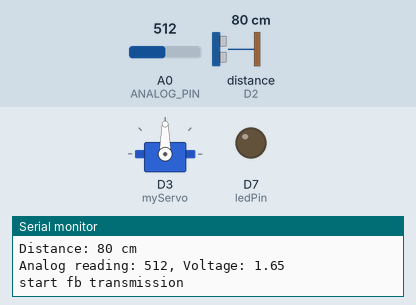
A sketch run on a simulated ESP8266 (NodeMCU). Parts: servo, output pins drawn as LEDs (lit = HIGH), the last lines printed to the serial monitor. The inputs (shaded band) are chosen by the test bench; at power-on: distance to the obstacle (sensor on D2) 80 cm, A0 (ANALOG_PIN) = 512. The echo pulse lasts 58.3 µs per cm; WiFi joins after 1.5 s; servers stay silent unless stated; pins used as bus, display or sensor lines are not drawn.

Above: at 7.1 s.
7.2 s: distance to the obstacle (sensor on D2) set to 54 cm
14.2 s: distance to the obstacle (sensor on D2) set to 46 cm
At 18.6 s:
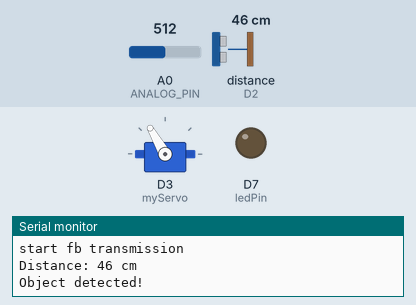
21.2 s: distance to the obstacle (sensor on D2) set to 60 cm
At 23.3 s:
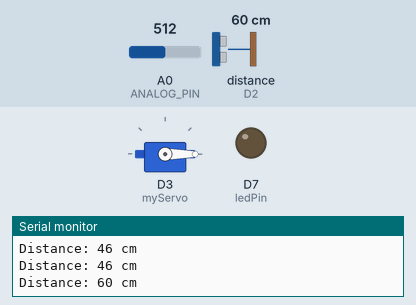
28.2 s: distance to the obstacle (sensor on D2) set to 2 cm
At 30.1 s:
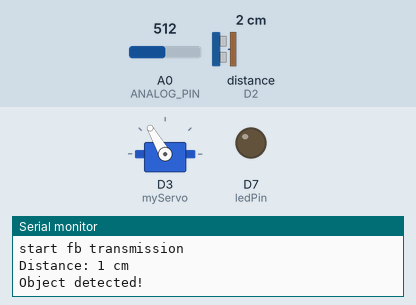
35.2 s: distance to the obstacle (sensor on D2) set to 120 cm
At 36.3 s:
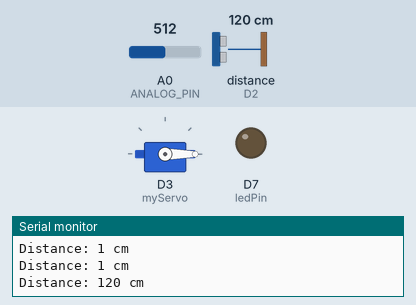
Timing chart, 0 to 38.2 s (numbered marks = the images above; inputs shaded):
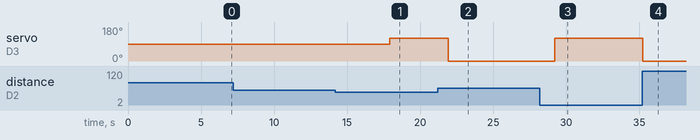

The sketch:

Smart_Dust_Bin.ino
```cpp
#include<Wire.h>
#include "FirebaseESP8266.h"
#include<ESP8266WiFi.h>


#include <Servo.h>
#define ANALOG_PIN A0

Servo myServo;
#define TRIGGER 5
#define ECHO    4


const int ledPin = 13;
char FIREBASE_AUTH [] = "stMTHDFUc6ujIpcYo1QEclfdB2Bgv4blDWWgWhM5"; // Your Firebase Web API Key
char FIREBASE_HOST [] = "smartduskbin-default-rtdb.firebaseio.com"; // Your Firebase Host URL
char WIFI_SSID [] = "Redmi 9A";     // Your WIFI SSID
char WIFI_PASSWORD [] = "im2020088"; // Your WIFI Password

FirebaseData firebaseData;


void setup() {
  Serial.begin(9600);
  myServo.attach(D3);
  pinMode(TRIGGER, OUTPUT);
  pinMode(ECHO, INPUT);

  Serial1.begin(115200);
  pinMode(ledPin,OUTPUT);
  WiFi.begin(WIFI_SSID, WIFI_PASSWORD);
  Firebase.begin(FIREBASE_HOST, FIREBASE_AUTH);

}

void loop() {
  Read();
  if (checkDist() < 50) {
    Serial.println("Object detected!");
    myServo.write(120);  // Move the servo to 90 degrees
    delay(1000);        // Allow time for the object to move away
    while(checkDist() < 50) {
      // Object still detected, wait longer or take appropriate action
      delay(1000);
    }
    myServo.write(0);   // Move the servo back to the start position (0 degrees)
    delay(1000);
  }
  delay(1000);
}

long checkDist() {
  long duration, distance;

  digitalWrite(TRIGGER, LOW);
  delayMicroseconds(2);
  digitalWrite(TRIGGER, HIGH);
  delayMicroseconds(10);
  digitalWrite(TRIGGER, LOW);

  duration = pulseIn(ECHO, HIGH);
  distance = (duration / 2) / 29.1;

  Serial.print("Distance: ");
  Serial.print(distance);
  Serial.println(" cm");
  return distance;
}

void Read(){
  int sensorValue = analogRead(ANALOG_PIN);
  float voltage = sensorValue * (3.3 / 1023.0); // Convert ADC reading to voltage (assuming 3.3V VCC)

  Serial.print("Analog reading: ");
  Serial.print(sensorValue);
  Serial.print(", Voltage: ");
  Serial.println(voltage);

  if (voltage > 1) {
  Serial.println("start fb transmission");
  Firebase.setString(firebaseData, "/data", "Dust Bin B001 have filled"); //This will create a path as 'data' and save the value on Firebase
  delay(5000);
  while(voltage<1){
    delay(1000);
    sensorValue = analogRead(ANALOG_PIN);
    voltage = sensorValue * (3.3 / 1023.0); // Convert ADC reading to voltage (assuming 3.3V VCC)
    Serial.print("Analog reading: ");
    Serial.print(sensorValue);
    Serial.print(", Voltage: ");
    Serial.println(voltage);
  }
  Firebase.setString(firebaseData, "/data", "Dust Bin B001 have not filled");
}

}
```

Measured:
- the behaviour switches between 50 and 49 cm on distance to the obstacle (sensor on D2) (found by bisection; images 0 and 1)
- after the input at 14.2 s, servo on D3 (myServo): 90° → 120° after 3.7 s
- after the input at 21.2 s, servo on D3 (myServo): 120° → 0° after 0.73 s
- after the input at 28.2 s, servo on D3 (myServo): 0° → 120° after 1.0 s
- after the input at 35.2 s, servo on D3 (myServo): 120° → 0° at once
